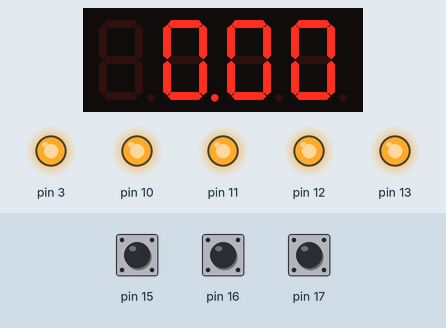
Recording of a sketch running on a simulated Arduino Uno, built with avr-gcc and run on an emulated ATmega328P. On the bench: 4-digit seven-segment display, output pins drawn as LEDs (lit = HIGH). Inputs (shaded band) come from the test bench; at power-on: pin 17 HIGH, pin 16 HIGH, pin 15 HIGH.

Above: at 1.2 s.
1.3 s: pin 17 pulled LOW for 3.2 s
At 2.4 s:
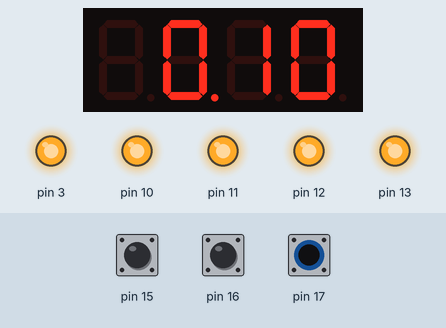
6.0 s: pin 16 pulled LOW for 0.15 s
At 7.4 s:
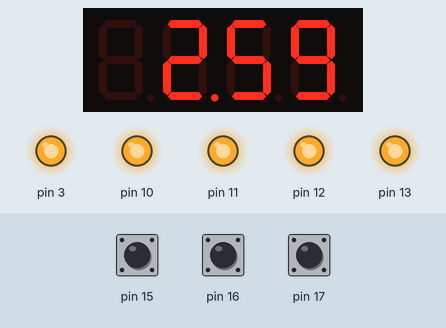
Timing chart, 0 to 9.0 s (numbered marks = the images above; inputs shaded):
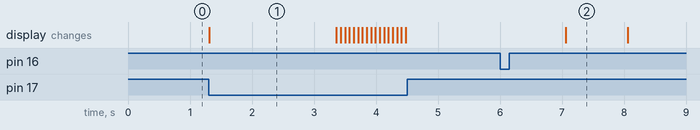

The sketch:

5.5.ino
```cpp
#include <TimerOne.h>
#include <MultiFuncShield.h>

enum RodzajPracyMinutnika
{
  NASTAWIANIE,
  ODLICZANIE
};

byte PracaMinutnika = NASTAWIANIE;

byte setne = 0; //zeby ladnie sie zatzrymywal
double seconds = 0;
double minutes = 0;

void setup()
{
  Timer1.initialize();
  MFS.initialize(&Timer1);
  MFS.write(seconds, 2);
}


void loop()
{

  byte przycisk = MFS.getButton();

  switch (PracaMinutnika)
  {
    case NASTAWIANIE:
        if (przycisk == BUTTON_2_SHORT_RELEASE && (minutes + seconds) > 0)
        {
          PracaMinutnika = ODLICZANIE;
        }
        else if (przycisk == BUTTON_2_LONG_PRESSED)
        {
          setne = 0;
          seconds = 0;
          minutes = 0;
          MFS.write((minutes + seconds/100), 2);
        }
        else if (przycisk == BUTTON_1_PRESSED || przycisk == BUTTON_1_LONG_PRESSED)
        {
          seconds -= 10;
          if (seconds < 0 && minutes > 0)
          {
            seconds = 50;
            minutes--;
          }
          if (seconds < 0 && minutes <=0)
          {
            seconds = 0;
            minutes = 0;
          }
          MFS.write((minutes + seconds/100), 2);
        }
        else if (przycisk == BUTTON_3_PRESSED || przycisk == BUTTON_3_LONG_PRESSED)
        {
          seconds += 10;
          if (seconds >= 60)
          {
            seconds = 0;
            minutes++;
            if (minutes >= 60)
            {
              minutes = 59;
            }
          }
          MFS.write((minutes + seconds/100), 2);
        }
        break;

    case ODLICZANIE:
        if (przycisk == BUTTON_2_SHORT_RELEASE || przycisk == BUTTON_2_LONG_RELEASE)
        {
          PracaMinutnika = NASTAWIANIE;
        }
        else
        {
          setne++;

          if (setne == 10)
          {
           setne = 0;
           seconds--;

            if (seconds < 0 && minutes > 0)
            {
              seconds = 59;
              minutes--;
            }

            if (minutes == 0 && seconds == 0)
            {
              seconds = 0;
              MFS.write(seconds, 2);
              MFS.beep(15);
              MFS.writeLeds(LED_ALL, ON);
              MFS.blinkLeds(LED_ALL, ON);
              delay(2000);
              MFS.blinkLeds(LED_ALL, OFF);
              MFS.writeLeds(LED_ALL, OFF);
              PracaMinutnika = NASTAWIANIE;
            }

            MFS.write((minutes + seconds/100), 2);
          }
          delay(100);
         }
        break;
  }
}
```

Measured:
- after the input at 1.3 s, the display: changes at once (image 1)
- after the input at 6.0 s, the display: changes after 1.1 s (image 2)
- what the display in image 1 shows lasts 2.1 s, from 1.3 s to 3.4 s
